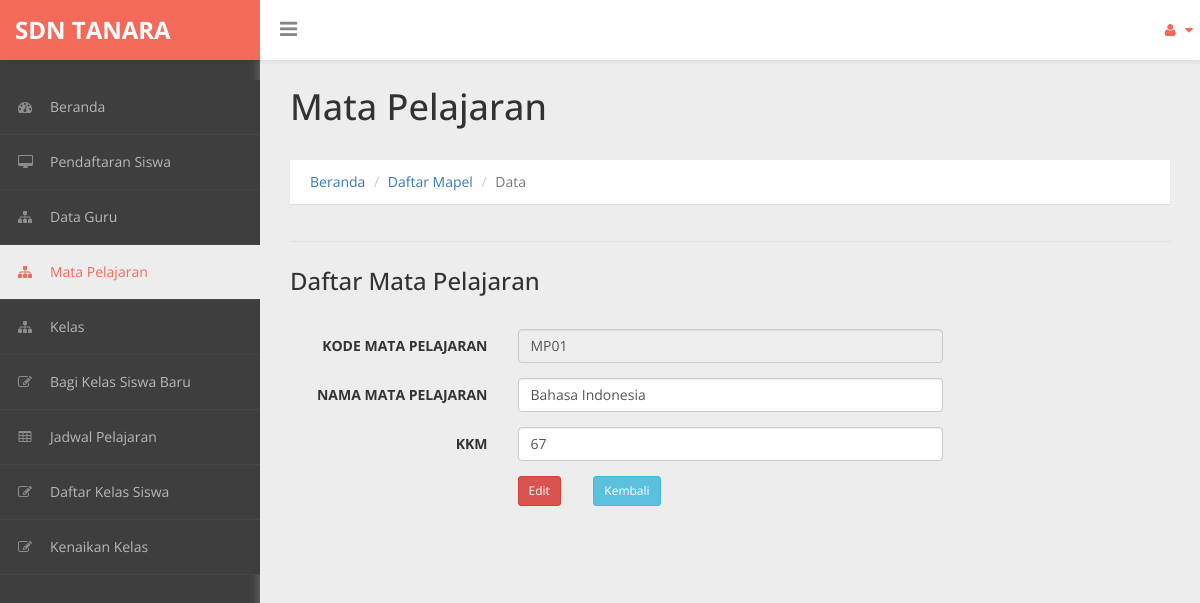
/admin/tampil_mapel.php?kd_mapel=MP01, run on the app's committed database.
### tables this page shows
CREATE TABLE `mapel` (
  `kd_mapel` varchar(4) NOT NULL,
  `nama_mapel` varchar(30) NOT NULL,
  `kkm` varchar(5) NOT NULL
);

### admin/tampil_mapel.php (the view, shortened to what this page needs)
<!DOCTYPE html>
<html xmlns="http://www.w3.org/1999/xhtml">
<head>
    <link href="../assets/css/bootstrap.css" rel="stylesheet" />
    <link href="../assets/css/font-awesome.css" rel="stylesheet" />
    <link href="../assets/css/custom-styles.css" rel="stylesheet" />
</head>
<body>
    <div id="wrapper">
        <nav class="navbar navbar-default top-navbar" role="navigation">
            <div class="navbar-header">
                <a class="navbar-brand" href="index.php"><strong>SDN TANARA</strong></a>
				<div id="sideNav" href="">
		          <i class="fa fa-bars icon"></i>
		      </div>
            </div>
            <ul class="nav navbar-top-links navbar-right">
                <li class="dropdown">
                    <a class="dropdown-toggle" data-toggle="dropdown" href="#" aria-expanded="false">
                        <i class="fa fa-user fa-fw"></i> <i class="fa fa-caret-down"></i>
                    </a>
                </li>
            </ul>
        </nav>
         <nav class="navbar-default navbar-side" role="navigation">
            <div class="sidebar-collapse">
                <ul class="nav" id="main-menu">
                    <li>
                        <a href="index.php"><i class="fa fa-dashboard"></i>Beranda</a>
                    </li>
                    <li>
                        <a href="daftar_pend.php"><i class="fa fa-desktop"></i>Pendaftaran Siswa</a>
                    </li>
                    <li>
                        <a href="daftar_guru.php"><i class="fa fa-sitemap"></i>Data Guru</a>
                    </li>
                    <li>
                        <a href="daftar_mapel.php" class="active-menu"><i class="fa fa-sitemap"></i>Mata Pelajaran</a>
                    </li>
                     <li>
                        <a href="daftar_ruang.php"><i class="fa fa-sitemap"></i>Kelas</a>
                    </li>
                    <li>
                        <a href="daftar_walikelas.php"><i class="fa fa-edit"></i>Bagi Kelas Siswa Baru</a>
                    </li>
                    <li>
                        <a href="daftar_jadwal.php"><i class="fa fa-table"></i>Jadwal Pelajaran</a>
                    </li>
                    <li>
                        <a href="daftar_siswa.php"><i class="fa fa-edit"></i>Daftar Kelas Siswa</a>
                    </li>
                    <li>
                        <a href="daftar_kenaikan.php"><i class="fa fa-edit"></i>Kenaikan Kelas</a>
                    </li>
                </ul>
            </div>
        </nav>
        <div id="page-wrapper">
		  <div class="header">
                        <h1 class="page-header">
                           Mata Pelajaran <small></small>
                        </h1>
						<ol class="breadcrumb">
					  <li><a href="index.php">Beranda</a></li>
					  <li><a href="#">Daftar Mapel</a></li>
					  <li class="active">Data</li>
					</ol>
		</div>
            <div id="page-inner">
    			<div class="row">
    			  <div class="col-md-12">
    			<div class="panel panel-default">
				</div>
			</div>
				</div>
    <div class="box box-success">
        <form action="mapel/update_mapel.php" method="POST" class="form-horizontal">
            <div class="box-header with-border">
                <h3 class="box-title">Daftar Mata Pelajaran</h3>
            </div><br><br>
                <?php
                    include '../koneksi.php';
                    $kd_mapel=$_GET['kd_mapel'];
                    $data=mysqli_query($koneksi,"Select * from mapel where kd_mapel='$kd_mapel'");
                    while($d=mysqli_fetch_array($data)){
                ?>
            <div class="form-group">
                <label class="control-label col-md-3 col-sm-3 col-xs-12" for="form-field-1">
                    KODE MATA PELAJARAN
                </label>
               <div class="col-md-6 col-sm-6 col-xs-12">
                    <input type="text" name="kd_mapel" value="<?php echo $d['kd_mapel']?>" id="form-field-1" class="form-control col-md-7 col-xs-12" readonly>
                </div>
            </div>
            <div class="form-group">
                <label class="control-label col-md-3 col-sm-3 col-xs-12" for="form-field-1">
                    NAMA MATA PELAJARAN
                </label>
               <div class="col-md-6 col-sm-6 col-xs-12">
                    <input type="text" name="nama_mapel" value="<?php echo $d['nama_mapel']?>" id="form-field-1" class="form-control col-md-7 col-xs-12" required>
                </div>
            </div>
            <div class="form-group">
                <label class="control-label col-md-3 col-sm-3 col-xs-12" for="form-field-1">
                    KKM
                </label>
               <div class="col-md-6 col-sm-6 col-xs-12">
                    <input type="text" name="kkm" value="<?php echo $d['kkm']?>" id="form-field-1" class="form-control col-md-7 col-xs-12" required>
                </div>
            </div>
            <div class="form-group">
                <label class="control-label col-md-3 col-sm-3 col-xs-12" for="form-field-1">
                </label>
                <div class="col-sm-1">
                    <button type="submit" name="tambah" class="btn btn-danger  btn-sm">Edit</button>
                </div>
                <div class="col-sm-1">
                    <a href="daftar_mapel.php" class="btn btn-info btn-sm">Kembali</a>
                </div>
            </div>
         </form>
    </div>
  </div>
				</div>
            </div>
</body>
</html>
<?php } ?>

### assets/css/custom-styles.css (style rules this page uses)
body { font-family: 'Open Sans', sans-serif; background: #3E3E3E; }
#wrapper { width: 100%; }
#page-wrapper { padding: 15px 15px; min-height: 600px; background: #EDEDED; }
#page-inner { width:100%; margin:10px 20px 10px 0px; background-color:transparent; padding: 15px 30px; min-height:1200px; }
h1, .h1, h2, .h2, h3, .h3 { margin-top: 7px; margin-bottom: -5px; }
.navbar-side { z-index: 0; }
.panel { border-radius:0px; }
.navbar-side .nav > li > a > i { color: #8C8C8C;padding: 8px;width: 30px;text-align: center; }
.top-navbar { position: fixed; width: 100%; z-index: 300; -webkit-box-shadow: 0 3px 3px rgba(0, 0, 0, 0.05); -moz-box-shadow: 0 3px 3px rgba(0, 0, 0, 0.05); box-shadow: 0 3px 3px rgba(0, 0, 0, 0.05); }
.navbar-side { z-index: 1; position: fixed; width: 260px; top: 80px; }
#page-wrapper { position: relative; top: 55px; box-shadow: 0 0 10px #757575; -moz-box-shadow: 0 0 10px #757575; -webkit-box-shadow: 0 0 10px #757575; }
.breadcrumb { padding: 12px 10px 12px 20px; margin-bottom: 20px; list-style: none; border-radius: 0; -webkit-box-shadow: 0 1px 1px rgba(0,0,0,.05); box-shadow: 0 1px 1px rgba(0,0,0,.05);background: #fff; }
.page-header { margin: 0;border-bottom: 1px solid transparent;text-align: left;background-color: rgb(237, 237, 237);padding: 32px 22px 32px 0;color: #323232; }
.panel-default { border-color: #ECECEC; }
.header { margin: 0 30px; }
i.fa.fa-bars { font-size: 20px; margin: 12px 0 0; }
.top-navbar { margin:0px; }
.top-navbar .navbar-brand { color: #fff;width: 260px;text-align: left;height: 60px;font-size: 24px;font-weight: 700;line-height: 30px;background: #F36A5A; }
.top-navbar .nav > li { position: relative; display: inline-block; margin: 0px; padding: 0px; }
.top-navbar .nav > li > a { position: relative; display: block; padding: 20px;color: #FFFFFF; margin: 0px; }
.active-menu, .active-menu i { background-color: #EDEDED !important; color: #F36A5A !important; }
.active-menu i { color: #F36A5A !important; }
.sidebar-collapse , .sidebar-collapse .nav { background:none; }
.sidebar-collapse .nav { padding:0; }
.sidebar-collapse .nav > li > a { color: #B8B8B8; background:transparent; text-shadow:none; font-size: 14px; }
.sidebar-collapse > .nav > li > a { padding: 12px 10px; }
.sidebar-collapse > .nav > li { border-bottom: 1px solid rgba(107, 108, 109, 0.19); }
.navbar-side { border:none; background: #3E3E3E; }
.top-navbar { background: #FFFFFF; border-bottom:none; }
.top-navbar .nav > li > a > i { margin-right: 2px; }
.navbar-default { border:0px solid black; }
.navbar-header { background: transparent; }
.nav > li > a > i { margin-right:10px; color: rgb(243, 106, 90); }
#sideNav { float: left; left: 0; z-index: 3; color: #868686; cursor:pointer; border-radius: 0; width: 14px; font-size: 48px; line-height: 0; margin: 7px 0 0 20px; }
@media (min-width:768px) { #page-wrapper { margin: 0 0 0 260px; padding: 0; min-height: 1200px; } }
@media (min-width:768px) { .navbar-side { width: 260px; z-index: 1; } }
@media (min-width:768px) { .navbar { border-radius: 0px; } }

### data on the page
mapel: kd_mapel "MP01", nama_mapel "Bahasa Indonesia", kkm "67"
